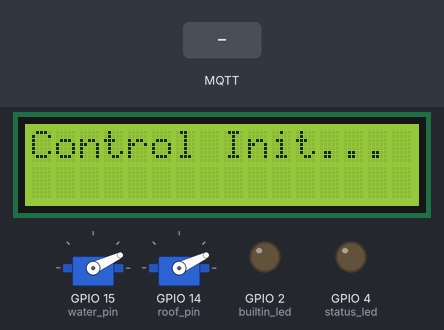
Simulated run of this program. Board: ESP32 board running MicroPython. Parts: 16×2 character LCD, 2 × servo, output pins drawn as LEDs (lit = HIGH). Wiring (from the project's diagram.json): servo on GPIO 14, servo on GPIO 15, yellow LED on GPIO 27. Inputs (shaded band) come from the test bench. WiFi joins after 1.5 s; no MQTT or app messages arrive unless stated; servo angles are drawn from the pulse width (0.5 ms = 0°, 2.5 ms = 180°); what the program prints to the serial console is not drawn.

Above: at 0.1 s.
At 3.4 s:
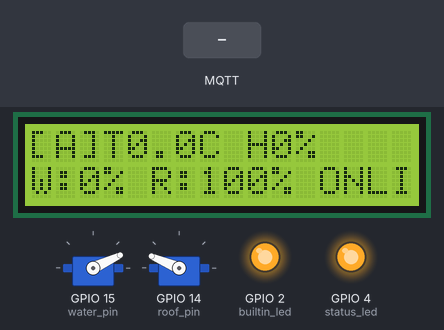
3.5 s: MQTT message "temperature" arrives on the first subscribed topic
6.5 s: MQTT message "humidity" arrives on the first subscribed topic
9.5 s: MQTT message "command" arrives on the first subscribed topic
Timing chart, 0 to 12.5 s (numbered marks = the images above; inputs shaded):
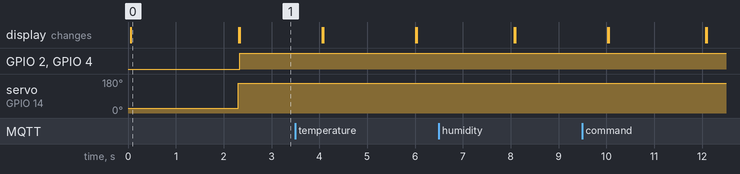

Measured:
- what the display in image 0 shows lasts 2.2 s, from 0.1 s to 2.3 s

The program:

main.py
```python
#!/usr/bin/env python3
"""
Smart Garden Control Board - TEMP/HUM AUTO CONTROL INTEGRATED
ESP32 with LCD, Servos, Buttons - MicroPython
"""

import network
import time
import json
import gc
import machine
from machine import Pin, PWM, I2C, unique_id, Timer
from umqtt.simple import MQTTClient

# ===== CONFIGURATION =====
WIFI_SSID = "Wokwi-GUEST"
WIFI_PASSWORD = ""

MQTT_SERVER = "broker.hivemq.com"
MQTT_PORT = 1883
MQTT_CLIENT_ID = "ESP_CONTROL_TEMP_HUM_LOGIC_01"

# MQTT Topics
MQTT_SENSOR_DATA_TOPIC = "garden/sensor/temp_hum_data"
MQTT_CONTROL_COMMANDS_TOPIC = "garden/control/commands"
MQTT_STATUS_TOPIC = "garden/status/control_board"

# Servo Configuration (Sử dụng 10-bit duty cycle: 0-1023)
WATER_SERVO_PIN = 15
ROOF_SERVO_PIN = 14

# Dải Duty Cycle ĐÃ KIỂM CHỨNG (40-115)
# Tương đương ~1.0ms pulse (Min an toàn)
WATER_CLOSE_DUTY = 40
ROOF_CLOSE_DUTY = 40
# Tương đương ~2.0ms pulse (Max an toàn)
WATER_OPEN_DUTY = 115
ROOF_OPEN_DUTY = 115

SERVO_FREQ = 50

# LCD Configuration (I2C)
LCD_I2C_ADDRESS = 0x27
LCD_I2C_SDA = 21
LCD_I2C_SCL = 22

# Pins (for completeness, although not all used in logic)
STATUS_LED_PIN = 4
BUILTIN_LED_PIN = 2
WATER_BUTTON_PIN = 25
ROOF_BUTTON_PIN = 26
MODE_BUTTON_PIN = 27

THRESHOLD = {
    "temperature": {
        "max": 30.0,
        "min": 18.0
    },
    "humidity": {
        "max": 75.0,
        "min": 50.0
    }
}

# ===== GLOBAL VARIABLES =====
mqtt_client = None
mqtt_connected = False
wifi_connected = False
lcd = None
servo_water = None
servo_roof = None

water_percentage = 0
roof_percentage = 0
auto_mode = True
current_temperature = 0.0
current_humidity = 0.0
last_temp_update = time.ticks_ms()

mqtt_messages_received = 0
system_start_time = time.ticks_ms()
led_state = False
led_blink_last = time.ticks_ms()
last_status_print = time.ticks_ms()

water_button = Pin(WATER_BUTTON_PIN, Pin.IN, Pin.PULL_UP)
roof_button = Pin(ROOF_BUTTON_PIN, Pin.IN, Pin.PULL_UP)
mode_button = Pin(MODE_BUTTON_PIN, Pin.IN, Pin.PULL_UP)
status_led = None
builtin_led = None

class I2CLCD1602:
    """Simple I2C LCD driver"""

    def __init__(self, i2c, addr=0x27, cols=16, rows=2):
        self.i2c = i2c
        self.addr = addr
        self.cols = cols
        self.rows = rows
        self._init()

    def _init(self):
        """Initialize LCD"""
        init_cmds = [0x33, 0x32, 0x28, 0x0C, 0x06, 0x01]
        for cmd in init_cmds:
            self._send_cmd(cmd)
            time.sleep_ms(5)

    def _send_cmd(self, cmd):
        """Send command to LCD"""
        high_nib = cmd & 0xF0
        low_nib = (cmd << 4) & 0xF0
        self._i2c_write(high_nib | 0x04)
        self._i2c_write(high_nib)
        self._i2c_write(low_nib | 0x04)
        self._i2c_write(low_nib)

    def _send_data(self, data):
        """Send data to LCD"""
        high_nib = data & 0xF0
        low_nib = (data << 4) & 0xF0
        self._i2c_write(high_nib | 0x05)
        self._i2c_write(high_nib | 0x01)
        self._i2c_write(low_nib | 0x05)
        self._i2c_write(low_nib | 0x01)

    def _i2c_write(self, data):
        """Write to I2C"""
        data_with_backlight = data | 0x08
        self.i2c.writeto(self.addr, bytes([data_with_backlight]))
        time.sleep_us(50)

    def clear(self):
        """Clear display"""
        self._send_cmd(0x01)
        time.sleep_ms(2)

    def putstr(self, string):
        """Print string to display"""
        for char in string:
            if 32 <= ord(char) <= 126:
                self._send_data(ord(char))

    def move_to(self, col, row):
        """Move cursor to position"""
        if row == 0:
            self._send_cmd(0x80 | col)
        elif row == 1:
            self._send_cmd(0xC0 | col)

def setup_lcd():
    """Setup LCD display"""
    global lcd
    try:
        print("📱 Setting up LCD...")
        i2c = I2C(0, scl=Pin(LCD_I2C_SCL), sda=Pin(LCD_I2C_SDA))
        devices = i2c.scan()
        if LCD_I2C_ADDRESS in devices:
            lcd = I2CLCD1602(i2c, addr=LCD_I2C_ADDRESS)
            lcd.clear()
            lcd.putstr("Control Init...")
            print("✅ LCD initialized")
            return True
        else:
            print("❌ LCD not found")
            return False
    except Exception as e:
        print(f"❌ LCD setup error: {e}")
        return False

def update_lcd_display():
    """Update LCD with current values"""
    global lcd, mqtt_connected, water_percentage, roof_percentage, current_temperature, current_humidity

    if not lcd:
        return

    try:
        lcd.clear()

        # Line 1: Temperature and Humidity
        temp_str = f"{current_temperature:.1f}C"
        hum_str = f"{current_humidity:.0f}%"
        mode_str = "A" if auto_mode else "M"

        line1 = f"[{mode_str}]T{temp_str} H{hum_str}"
        lcd.move_to(0, 0)
        lcd.putstr(line1[:16])

        # Line 2: Control status
        line2 = f"W:{water_percentage}% R:{roof_percentage}%"
        line2 += " ONLINE" if mqtt_connected else " OFFLINE"

        lcd.move_to(0, 1)
        lcd.putstr(line2[:16])

    except Exception as e:
        print(f"❌ LCD update error: {e}")

# ===== SERVO FUNCTIONS (Log Tối ưu) =====

def setup_servos():
    """Setup servo motors - Sử dụng dải 40-115"""
    global servo_water, servo_roof
    try:
        print("🔧 Setting up servos...")

        # --- SERVO WATER (Pin 15) ---
        water_pin = Pin(WATER_SERVO_PIN)
        servo_water = PWM(water_pin, freq=SERVO_FREQ, duty=WATER_CLOSE_DUTY)

        # --- SERVO ROOF (Pin 14) ---
        roof_pin = Pin(ROOF_SERVO_PIN)
        servo_roof = PWM(roof_pin, freq=SERVO_FREQ, duty=ROOF_CLOSE_DUTY)

        print(f"✅ Servos initialized (Closed) using 10-bit [{WATER_CLOSE_DUTY}-{WATER_OPEN_DUTY}].")
        return True
    except Exception as e:
        print(f"❌ Servo setup error: {e}")
        return False

def set_water_percentage(percentage):
    """Set water valve percentage (0-100) - FIX: Khôi phục tối ưu hóa và log ngắn gọn"""
    global water_percentage, servo_water

    if not servo_water: return

    percentage = max(0, min(100, percentage))

    # 🎯 TỐI ƯU HÓA: Nếu giá trị không thay đổi, không gửi lệnh và không in log.
    if percentage == water_percentage:
        return

    water_percentage = percentage

    # Tính Duty: Ánh xạ 0-100% sang dải an toàn (CLOSE_DUTY - OPEN_DUTY)
    duty = WATER_CLOSE_DUTY + (percentage * (WATER_OPEN_DUTY - WATER_CLOSE_DUTY) / 100)

    # .duty() sử dụng độ phân giải 10-bit mặc định
    servo_water.duty(int(duty))

    # In log ngắn gọn, chỉ khi hành động xảy ra
    action = "BẬT" if percentage == 100 else "TẮT"
    print(f"💧 Water Valve: {action} (Duty: {int(duty)})")
    update_lcd_display()

def set_roof_percentage(percentage):
    """Set roof percentage (0-100) - FIX: Khôi phục tối ưu hóa và log ngắn gọn"""
    global roof_percentage, servo_roof

    if not servo_roof: return

    percentage = max(0, min(100, percentage))

    if percentage == roof_percentage:
        return

    if abs(percentage - roof_percentage) > 10:
        time.sleep_ms(100)

    roof_percentage = percentage

    duty = ROOF_CLOSE_DUTY + (percentage * (ROOF_OPEN_DUTY - ROOF_CLOSE_DUTY) / 100)

    servo_roof.duty(int(duty))

    action = "MỞ" if percentage == 100 else "ĐÓNG"
    print(f"🏠 Roof Valve: {action} (Duty: {int(duty)})")
    update_lcd_display()


def mqtt_callback(topic, msg):
    """MQTT callback function for incoming messages"""
    global mqtt_messages_received, current_temperature, current_humidity, last_temp_update
    global water_percentage, roof_percentage, auto_mode

    try:
        topic_str = topic.decode('utf-8')
        msg_str = msg.decode('utf-8')
        mqtt_messages_received += 1

        print(f"📨 MQTT: [{topic_str}]: {msg_str}")

        if topic_str == MQTT_SENSOR_DATA_TOPIC:
            try:
                data = json.loads(msg_str)
                temp = data.get('temperature')
                hum = data.get('humidity')

                if temp is not None and hum is not None:
                    current_temperature = float(temp)
                    current_humidity = float(hum)
                    last_temp_update = time.ticks_ms()
                    print(f"📊 Sensor data: T={current_temperature:.1f}C, H={current_humidity:.1f}%")
                    if auto_mode:
                        auto_control_logic()
                    update_lcd_display()
                else:
                    print("⚠️ Sensor data missing T/H keys.")

            except Exception as e:
                print(f"❌ Sensor data parse error: {e}")

        elif topic_str == MQTT_CONTROL_COMMANDS_TOPIC:
            try:
                command = json.loads(msg_str)
                cmd_type = command.get('command', '')

                if cmd_type == 'water_valve':
                    auto_mode = False
                    percentage = command.get('value', 0)
                    set_water_percentage(percentage)
                elif cmd_type == 'roof':
                    auto_mode = False
                    percentage = command.get('value', 0)
                    set_roof_percentage(percentage)
            except Exception as e:
                print(f"❌ Command parse error: {e}")

    except Exception as e:
        print(f"❌ MQTT message handler error: {e}")


def auto_control_logic():
    global current_temperature, current_humidity, water_percentage, roof_percentage
    if not auto_mode:
        return
    if current_temperature > THRESHOLD["temperature"]["max"]:
        print(f"🔥: TEMPERATURE HIGH ({current_temperature:.1f} > {THRESHOLD['temperature']['max']}). Open Water Valve")
        # Nhiệt độ nóng bật van nước
        if water_percentage != 100:
            set_water_percentage(100)
        if current_humidity > THRESHOLD["humidity"]["max"]:
            print(f"💦: HUMIDITY HIGHT ({current_humidity:.1f} > {THRESHOLD['humidity']['max']}).Disable Roof ")
            # Nhiệt độ cao, dộ ẩm cao thì tắt kích hoạt mái che
            if roof_percentage != 0:
                set_roof_percentage(0)
        elif current_humidity < THRESHOLD["humidity"]["min"]:
            print(f"💧: HUMIDITY LOW ({current_humidity:.1f} < {THRESHOLD['humidity']['min']}).Enable Roof ")
            # Nhiệt độ cao, Độ ẩm thấp kích hoạt mái che
            if roof_percentage != 100:
                set_roof_percentage(100)
    elif current_temperature < THRESHOLD["temperature"]["min"]:
        # Log hành động chung, chỉ in khi nhiệt độ nằm ngoài ngưỡng
        print(f"❄️ AUTO: TEMP LOW ({current_temperature:.1f} < {THRESHOLD['temperature']['min']}). Close Water Valve")
        # Nhiệt độ lạnh tắt van nước
        if water_percentage != 0:
            set_water_percentage(0)
        if current_humidity > THRESHOLD["humidity"]["max"]:
            print(f"💦: HUMIDITY HIGHT ({current_humidity:.1f} > {THRESHOLD['humidity']['max']}).Disable Roof ")
            # Nhiệt độ lạnh, dộ ẩm cao thì tắt kích hoạt mái che
            if roof_percentage != 0:
                set_roof_percentage(0)
        elif current_humidity < THRESHOLD["humidity"]["min"]:
            print(f"💧: HUMIDITY LOW ({current_humidity:.1f} < {THRESHOLD['humidity']['min']}).Enable Roof ")
            # Nhiệt độ lạnh, Độ ẩm thấp kích hoạt mái che
            if roof_percentage != 100:
                set_roof_percentage(100)

def setup_wifi():
    global wifi_connected
    try:
        print("🌐 Setting up WiFi...")
        wifi = network.WLAN(network.STA_IF)
        wifi.active(True)
        wifi.connect(WIFI_SSID, WIFI_PASSWORD)
        max_wait = 10
        while max_wait > 0:
            if wifi.isconnected():
                break
            max_wait -= 1
            time.sleep(1)

        if wifi.isconnected():
            wifi_connected = True
            print(f"✅ WiFi connected: {wifi.ifconfig()[0]}")
            return True
        else:
            print("❌ WiFi connection failed")
            return False
    except Exception as e:
        print(f"❌ WiFi setup error: {e}")
        return False

def setup_mqtt():
    global mqtt_client, mqtt_connected
    try:
        print("📡 Setting up MQTT client...")
        mqtt_client = MQTTClient(MQTT_CLIENT_ID, MQTT_SERVER, MQTT_PORT, keepalive=60)
        mqtt_client.set_callback(mqtt_callback)
        print("🔌 Attempting MQTT connection...")
        mqtt_client.connect(clean_session=True)

        print("✅ MQTT connected successfully!")
        mqtt_connected = True

        mqtt_client.subscribe(MQTT_SENSOR_DATA_TOPIC.encode())
        mqtt_client.subscribe(MQTT_CONTROL_COMMANDS_TOPIC.encode())

        print(f"✅ Subscribed to: {MQTT_SENSOR_DATA_TOPIC}")
        return True
    except Exception as e:
        print(f"❌ MQTT setup failed: {e}")
        mqtt_connected = False
        return False

def check_mqtt_connection():
    global mqtt_client, mqtt_connected

    if not mqtt_client: return False

    try:
        if mqtt_connected:
            try:
                mqtt_client.check_msg()
            except Exception as e:
                mqtt_connected = False
                try:
                    mqtt_client.reconnect()
                    mqtt_connected = True
                    mqtt_client.subscribe(MQTT_SENSOR_DATA_TOPIC.encode())
                    mqtt_client.subscribe(MQTT_CONTROL_COMMANDS_TOPIC.encode())
                    print("✅ MQTT reconnected!")
                except Exception as re:
                    return False
        else:
            if setup_mqtt():
                return True
            else:
                return False
        return mqtt_connected
    except Exception as e:
        print(f"❌ MQTT connection check error: {e}")
        return False

def setup_leds():
    global status_led, builtin_led
    try:
        print("💡 Setting up LEDs...")
        status_led = Pin(STATUS_LED_PIN, Pin.OUT)
        builtin_led = Pin(BUILTIN_LED_PIN, Pin.OUT)
        status_led.off()
        builtin_led.off()
        print("✅ LEDs initialized")
        return True
    except Exception as e:
        print(f"❌ LED setup error: {e}")
        return False

def update_leds():
    global led_state, led_blink_last
    try:
        current_time = time.ticks_ms()
        if current_time - led_blink_last > 1000:
            if mqtt_connected:
                status_led.on()
                builtin_led.on()
            else:
                led_state = not led_state
                status_led.value(led_state)
                builtin_led.value(led_state)
            led_blink_last = current_time
    except Exception as e:
        pass

def print_system_status():
    global current_temperature, current_humidity, water_percentage, roof_percentage, auto_mode, mqtt_connected, system_start_time
    try:
        uptime = (time.ticks_ms() - system_start_time) // 1000

        print("\n🔄 SYSTEM STATUS:")
        print(f"  MQTT: {'✅ CONNECTED' if mqtt_connected else '❌ DISCONNECTED'}")
        print(f"  Temperature: {current_temperature:.1f}C")
        print(f"  Humidity: {current_humidity:.1f}%")
        print(f"  Water Valve: {water_percentage}%")
        print(f"  Roof: {roof_percentage}%")
        print(f"  Uptime: {uptime}s")
        print(f"  Auto Mode: {'ON' if auto_mode else 'OFF'}")
        print("=" * 60)

    except Exception as e:
        print(f"❌ Status print error: {e}")

def main():
    global system_start_time, last_status_print

    try:
        print("🌱 Smart Garden Control Board - LOGIC INTEGRATED")

        system_start_time = time.ticks_ms()
        last_status_print = time.ticks_ms()

        # Initialize hardware
        print("🔧 Initializing hardware...")
        if not setup_lcd(): print("⚠️ LCD failed, continuing without LCD")
        if not setup_servos(): return
        if not setup_leds(): return

        # Setup network connections
        print("\n🌐 Setting up network connections...")
        if not setup_wifi(): return
        if not setup_mqtt(): print("⚠️ MQTT setup failed, will retry in background")

        print("\n🚀 System ready!")

        while True:
            try:
                current_time = time.ticks_ms()
                check_mqtt_connection()

                if mqtt_client and mqtt_connected:
                    mqtt_client.check_msg()

                if auto_mode and (current_time - last_temp_update) < 60000:
                    auto_control_logic()

                # check_buttons()
                update_leds()
                if current_time % 2000 < 100:
                    update_lcd_display()
                if current_time - last_status_print > 30000:
                    print_system_status()
                    last_status_print = current_time
                if current_time % 60000 < 1000: gc.collect()

                time.sleep_ms(100) # Chu kỳ loop 100ms

            except KeyboardInterrupt:
                print("\n🛑 System interrupted by user")
                break
            except Exception as e:
                print(f"❌ Main loop error: {e}")
                time.sleep_ms(1000)

    except Exception as e:
        print(f"❌ System error: {e}")
    finally:
        cleanup()

def cleanup():
    try:
        print("🧹 Cleaning up...")
        if mqtt_client:
            try: mqtt_client.disconnect()
            except: pass
        if servo_water: servo_water.deinit()
        if servo_roof: servo_roof.deinit()
        print("✅ Cleaanup complete")
    except Exception as e:
        print(f"❌ Cleanup error: {e}")

if __name__ == "__main__":
    main()
```
